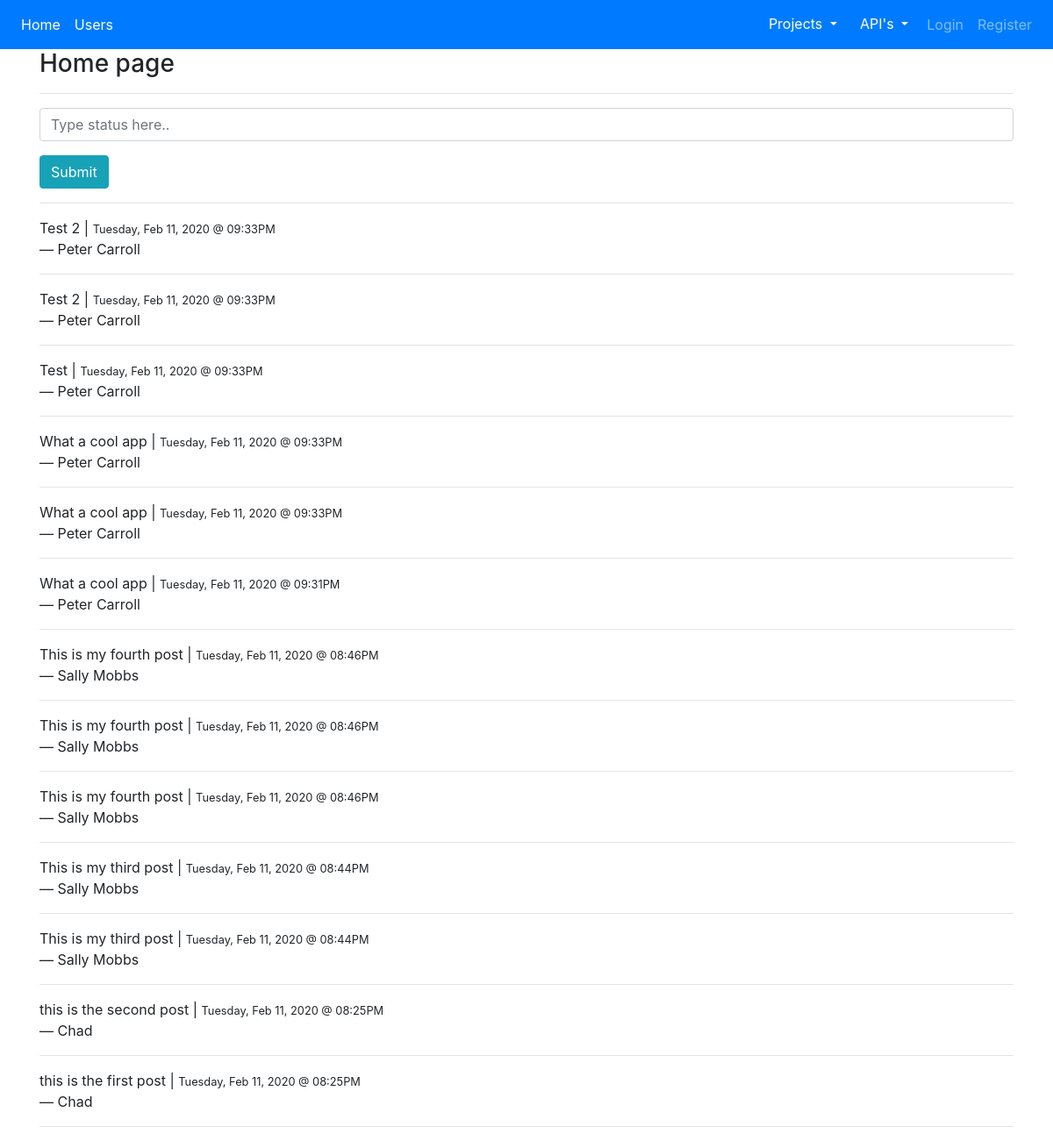
Before: / with the older database file.
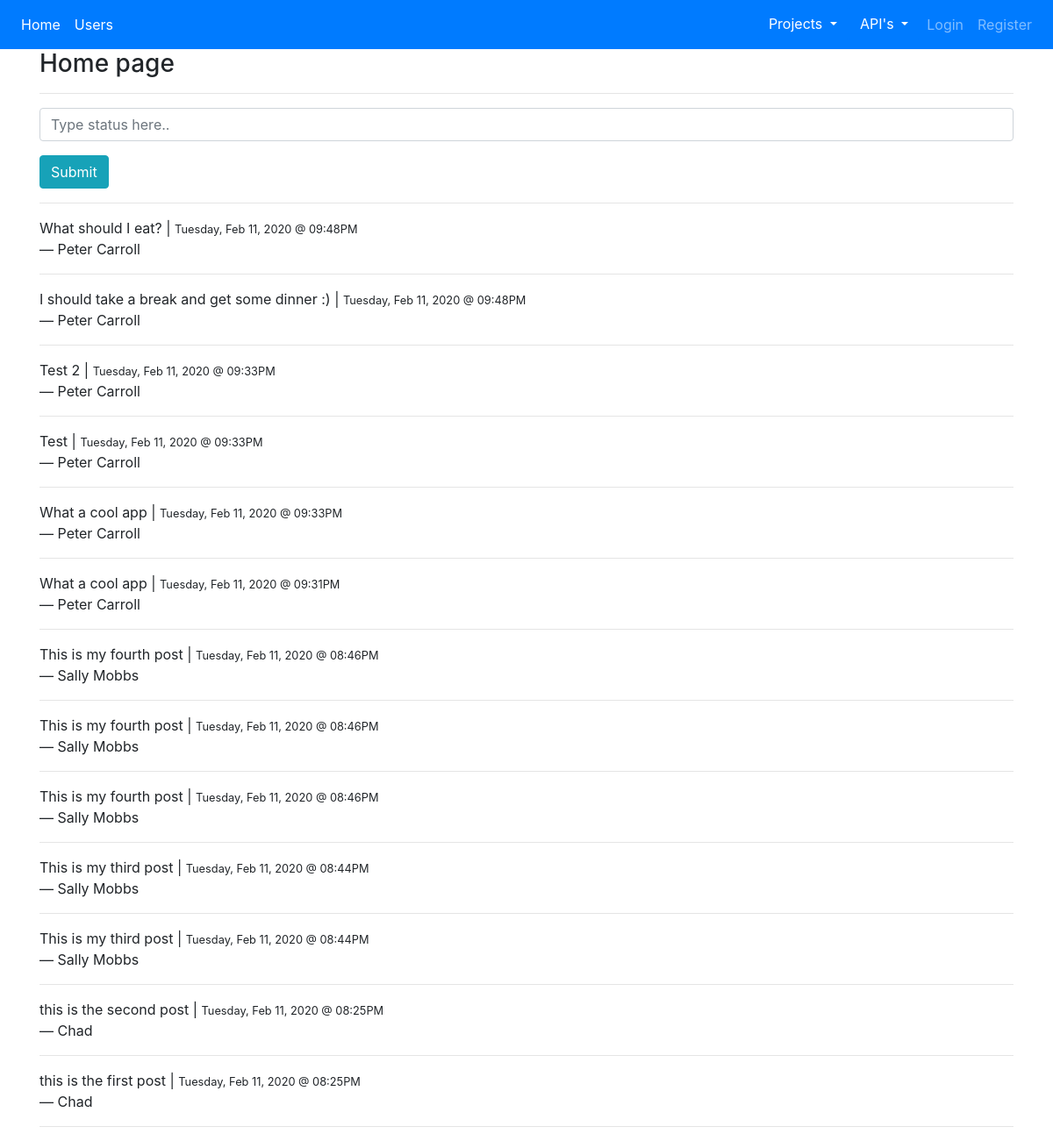
After: the same page with the newer database file.
### app/models.py (models this page shows, shortened)
class Post(db.Model):
    id = db.Column(db.Integer, primary_key=True)
    body = db.Column(db.Text)
    timestamp = db.Column(db.DateTime, index=True, default=datetime.utcnow)
    user_id = db.Column(db.Integer, db.ForeignKey('user.id'))

class User(db.Model,UserMixin):
    id = db.Column(db.Integer, primary_key=True)
    name = db.Column(db.String(40), nullable=False)
    email = db.Column(db.String(50), nullable=False, unique=True)
    password = db.Column(db.String(180), nullable=False)
    created_on = db.Column(db.DateTime, nullable=False,
                           default=datetime.utcnow)
    posts = db.relationship('Post',backref='author', lazy='dynamic')
    def __str__(self):
        return self.name

### app/blueprints/main/routes.py (the view)
@main.route('/', methods=['GET','POST'])
def index():
    form = BlogForm()
    context = {
        'form':form,
        'posts':Post.query.order_by(Post.timestamp.desc()).all()
    }
    if form.validate_on_submit():
        p = Post(body=form.body.data, user_id=current_user.id)
        db.session.add(p)
        db.session.commit()
        flash("Post added succesfully!", 'success')
        return redirect(url_for('main.index'))
    return render_template('index.html', **context)

### app/blueprints/account/forms.py
class BlogForm(FlaskForm):
    body = StringField(validators=[DataRequired()])
    submit = SubmitField(label="Submit")

### app/templates/index.html (shortened to what this page needs)
{% extends 'layout.html' %}
{% block content %}
  <h3>Home page</h3>
  <hr/>
  <form action="{{ url_for('main.index')}}" method="POST">
    <div class="form-group">
      {{ form.body(class="form-control", placeholder="Type status here..")}}
    </div>
    <div class="form-group">
        {{ form.submit(class="btn btn-info") }}
    </div>
  </form>
  <hr/>
  {% if posts%}
  {% for p in posts%}
    <p>
      {{ p.body }} | <small>{{  p.timestamp.strftime('%A, %b %d, %Y @ %I:%M%p ') }}</small><br/>
    &mdash; {{ p.author }}
    </p>
    <hr/>
  {% endfor %}
  {% endif %}
{% endblock %}

### app/templates/layout.html (shortened to what this page needs)
<!doctype html>
<html lang="en">
  <head>
    <link rel="stylesheet" href="https://stackpath.bootstrapcdn.com/bootstrap/4.3.1/css/bootstrap.min.css">
  </head>
  <body>
    {% include 'partials/navbar.html' %}
    <div class="container">
        {% block content %}
        {% endblock %}
    </div>
  </body>
</html>

### app/templates/partials/navbar.html (shortened to what this page needs)
<nav class="navbar navbar-expand-sm navbar-dark bg-primary">
  <div class="collapse navbar-collapse" id="collapsibleNavId">
    <ul class="navbar-nav mr-auto mt-2 mt-lg-0">
      <li class="nav-item active">
        <a class="nav-link" href="{{url_for('main.index')}}"
          >Home <span class="sr-only">(current)</span></a
        >
      </li>
      <li class="nav-item active">
        <a class="nav-link" href="{{url_for('main.users')}}"
          >Users <span class="sr-only">(current)</span></a
        >
      </li>
    </ul>
    <ul class="navbar-nav ">
      <li class=nav-item>
        <div class="dropdown">
          <button type="button" class="btn btn-primary dropdown-toggle" data-toggle="dropdown">
            Projects
          </button>
        </div>
      </li>
      <li class=nav-item>
        <div class="dropdown">
          <button type="button" class="btn btn-primary dropdown-toggle" data-toggle="dropdown">
            API's
          </button>
        </div>
      </li>
      {% if current_user.is_authenticated %}
      <li class=nav-item>
        <a class='nav-link' href="{{url_for('account.logout')}}">Logout</a>
      </li>
      {% else %}
      <li class=nav-item>
        <a class='nav-link' href="{{url_for('account.login')}}">Login</a>
      </li>
      <li class=nav-item>
        <a class='nav-link' href="{{url_for('account.register')}}">Register</a>
      </li>
      {% endif %}
    </ul>
  </div>
</nav>

Changed rows visible on the page:
removed Post: body "Test 2", timestamp "Tuesday, Feb 11, 2020 @ 09:33PM", author "Peter Carroll"
removed Post: body "What a cool app", timestamp "Tuesday, Feb 11, 2020 @ 09:33PM", author "Peter Carroll"
added Post: body "What should I eat?", timestamp "Tuesday, Feb 11, 2020 @ 09:48PM", author "Peter Carroll"
added Post: body "I should take a break and get some dinner :)", timestamp "Tuesday, Feb 11, 2020 @ 09:48PM", author "Peter Carroll"
